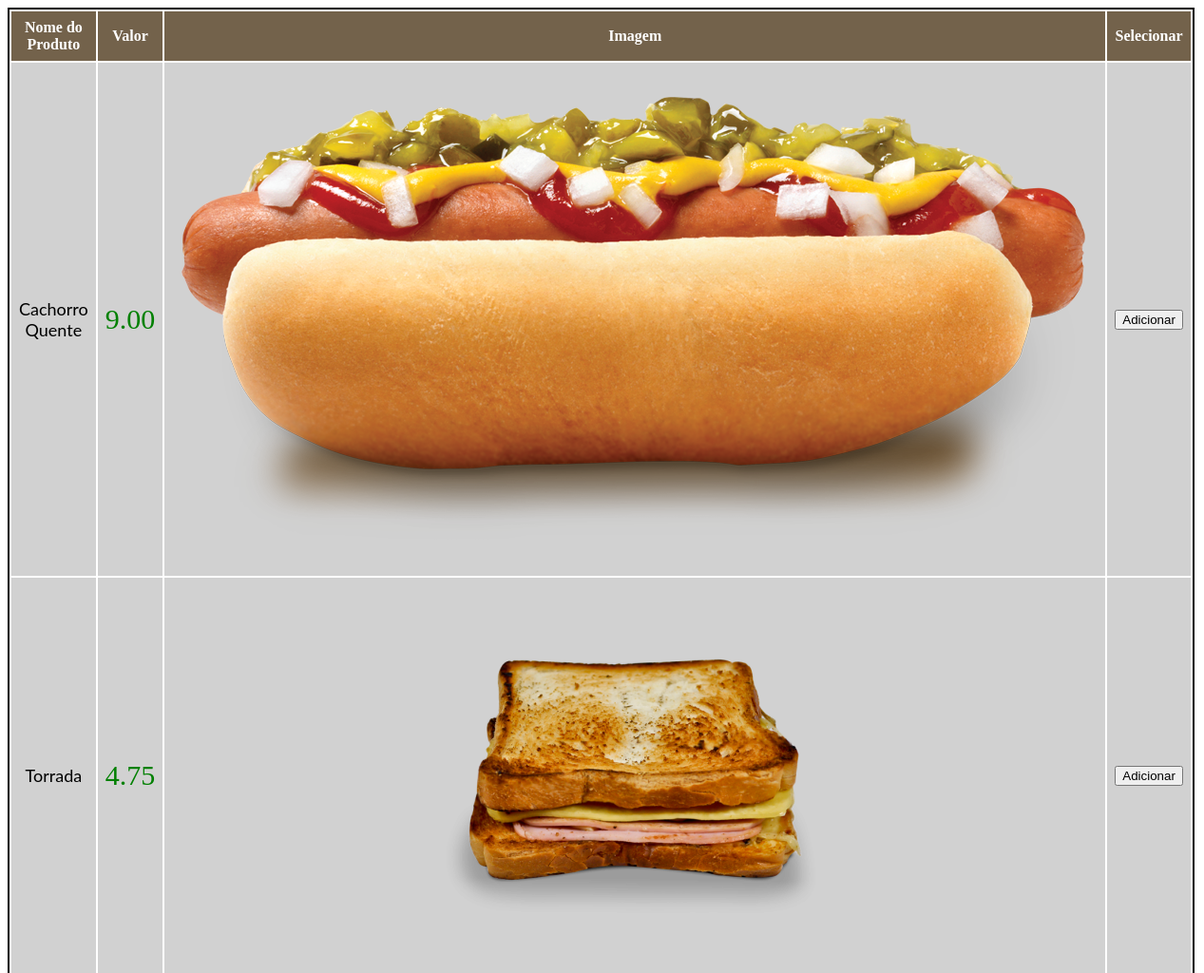
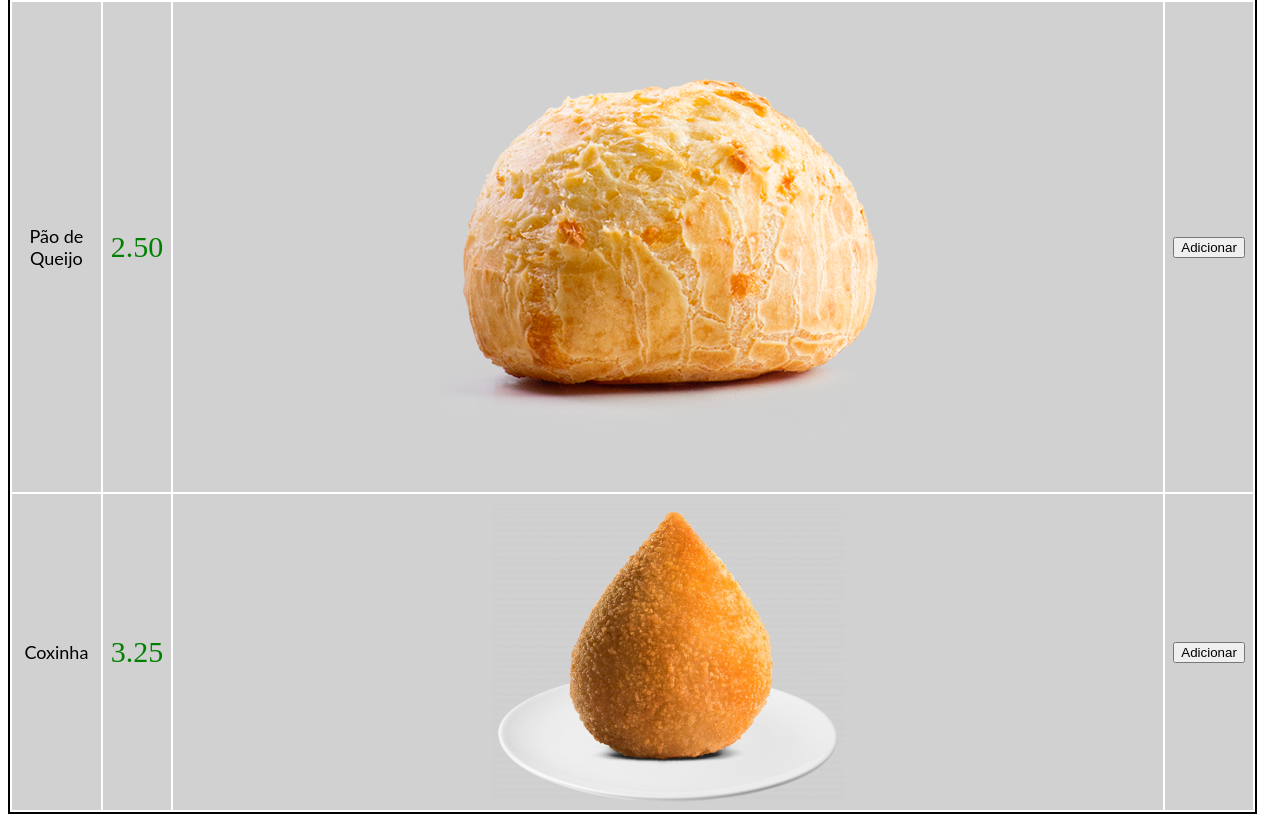
The app's page /logado/busca_prod_cat.php?categoria=salgados with its own data (2 pictures, top to bottom).
### tables this page shows
CREATE TABLE `produtos` (
  `cd_produto` int(10) NOT NULL,
  `valor` decimal(6,2) NOT NULL,
  `nomeDoProduto` varchar(255) NOT NULL,
  `imagem` varchar(255) DEFAULT NULL,
  `descricao` varchar(255) DEFAULT NULL,
  `quantidade` int(11) DEFAULT NULL,
  `categoria` varchar(255) NOT NULL
);

### logado/busca_prod_cat.php (the view)
<link rel="stylesheet" type="text/css" media="screen" href="form.css">
<?php
include_once ('conecta.php');
$categoria=$_GET['categoria'];
$comando="SELECT * FROM produtos WHERE categoria='$categoria'";
$enviar=mysqli_query($conn, $comando);
 $resultado=mysqli_fetch_all($enviar);
?>
   <table>
        <tr>
            <th>Nome do Produto</th>
            <th>Valor</th>
            <th>Imagem</th>
            <th>Selecionar</th>
        </tr>
        <?php
    foreach ($resultado as $produto) :
?>
        <tr>
            <td class="nome"><?php echo $produto['2'];?></td>
            <td class="preco"><?php echo $produto['1'];?></td>
            <td><img src="ImgProdutos/<?php echo $produto['3'];?>" class="imgprodutos"></td>
            <td><a href="#/?produto=<?php echo $produto['0'];?>"  onclick="adiciona_outro(<?php echo $produto['0'];?>,'<?php echo $produto['2'];?>',<?php echo $produto['1'];?>)"><button>Adicionar</button></td>
        </tr>
<?php
    endforeach;
?>
    </table>

### logado/form.css (style rules this page uses)
table { border: 2px solid black; width: 50%; align-items: center; text-align: center; }
th, td { text-align: center; padding: 8px; background-color: #d1d1d1; }
tr:nth-child(even) { background-color: #d1d1d1; border: 2px solid black; }
th { background-color: #73624B; color: white; }
.nome { font-size: 18px; font-style: bold; font-family: "Lato",monospace; }
.preco { font-size: 30px; color: green; }

### records on screen
produtos: nomeDoProduto "Cachorro Quente", valor "9.00", imagem (picture)
produtos: nomeDoProduto "Torrada", valor "4.75", imagem (picture)
produtos: nomeDoProduto "Pão de Queijo", valor "2.50", imagem (picture)
produtos: nomeDoProduto "Coxinha", valor "3.25", imagem (picture)
